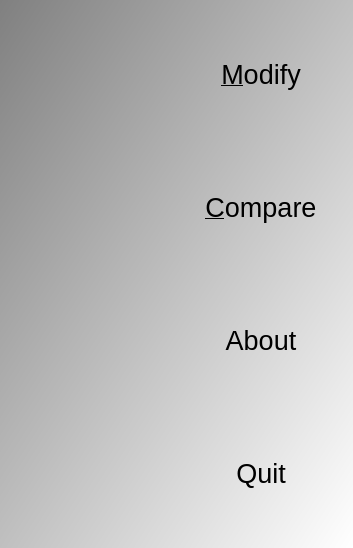
<?xml version="1.0" encoding="UTF-8"?>
<ui version="4.0">
 <class>QtTestQtArrowItemsMenuDialog</class>
 <widget class="QDialog" name="QtTestQtArrowItemsMenuDialog">
  <property name="geometry">
   <rect>
    <x>0</x>
    <y>0</y>
    <width>353</width>
    <height>548</height>
   </rect>
  </property>
  <property name="font">
   <font>
    <pointsize>20</pointsize>
   </font>
  </property>
  <property name="windowTitle">
   <string>TestQtArrowItems</string>
  </property>
  <property name="windowIcon">
   <iconset resource="TestQtArrowItems.qrc">
    <normaloff>:/images/R.png</normaloff>:/images/R.png</iconset>
  </property>
  <property name="styleSheet">
   <string notr="true">QDialog { 
background-color: qlineargradient(x1: 0, y1: 0, x2: 1, y2: 1, stop: 0  #808080, stop: 1 #ffffff);
}
QPushButton { background-color: rgb(255, 255, 255);  }
QPushButton { color: rgb(0,0,0); }
QPushButton { font: 48px,&quot;Courier New&quot;,&quot;Courier&quot;, &quot;monospace&quot; }</string>
  </property>
  <layout class="QGridLayout" name="gridLayout">
   <item row="2" column="1">
    <widget class="QPushButton" name="button_about">
     <property name="sizePolicy">
      <sizepolicy hsizetype="Minimum" vsizetype="Minimum">
       <horstretch>0</horstretch>
       <verstretch>0</verstretch>
      </sizepolicy>
     </property>
     <property name="text">
      <string>About</string>
     </property>
     <property name="flat">
      <bool>true</bool>
     </property>
    </widget>
   </item>
   <item row="3" column="1">
    <widget class="QPushButton" name="button_quit">
     <property name="sizePolicy">
      <sizepolicy hsizetype="Minimum" vsizetype="Minimum">
       <horstretch>0</horstretch>
       <verstretch>0</verstretch>
      </sizepolicy>
     </property>
     <property name="text">
      <string>Quit</string>
     </property>
     <property name="flat">
      <bool>true</bool>
     </property>
    </widget>
   </item>
   <item row="3" column="0">
    <widget class="QLabel" name="label_5">
     <property name="text">
      <string/>
     </property>
     <property name="pixmap">
      <pixmap resource="TestQtArrowItems.qrc">:/images/TestQtArrowItemsQuit.png</pixmap>
     </property>
    </widget>
   </item>
   <item row="1" column="1">
    <widget class="QPushButton" name="button_compare">
     <property name="sizePolicy">
      <sizepolicy hsizetype="Minimum" vsizetype="Minimum">
       <horstretch>0</horstretch>
       <verstretch>0</verstretch>
      </sizepolicy>
     </property>
     <property name="text">
      <string>&amp;Compare</string>
     </property>
     <property name="flat">
      <bool>true</bool>
     </property>
    </widget>
   </item>
   <item row="1" column="0">
    <widget class="QLabel" name="label_2">
     <property name="text">
      <string/>
     </property>
     <property name="pixmap">
      <pixmap resource="TestQtArrowItems.qrc">:/images/TestQtArrowItemsCompare.png</pixmap>
     </property>
    </widget>
   </item>
   <item row="0" column="1">
    <widget class="QPushButton" name="button_modify">
     <property name="sizePolicy">
      <sizepolicy hsizetype="Minimum" vsizetype="Minimum">
       <horstretch>0</horstretch>
       <verstretch>0</verstretch>
      </sizepolicy>
     </property>
     <property name="text">
      <string>&amp;Modify</string>
     </property>
     <property name="flat">
      <bool>true</bool>
     </property>
    </widget>
   </item>
   <item row="0" column="0">
    <widget class="QLabel" name="label_3">
     <property name="text">
      <string/>
     </property>
     <property name="pixmap">
      <pixmap resource="TestQtArrowItems.qrc">:/images/TestQtArrowItemsModify.png</pixmap>
     </property>
    </widget>
   </item>
   <item row="2" column="0">
    <widget class="QLabel" name="label_4">
     <property name="text">
      <string/>
     </property>
     <property name="pixmap">
      <pixmap resource="TestQtArrowItems.qrc">:/images/TestQtArrowItemsAbout.png</pixmap>
     </property>
    </widget>
   </item>
  </layout>
 </widget>
 <tabstops>
  <tabstop>button_modify</tabstop>
  <tabstop>button_compare</tabstop>
  <tabstop>button_about</tabstop>
  <tabstop>button_quit</tabstop>
 </tabstops>
 <resources>
  <include location="TestQtArrowItems.qrc"/>
 </resources>
 <connections/>
</ui>
